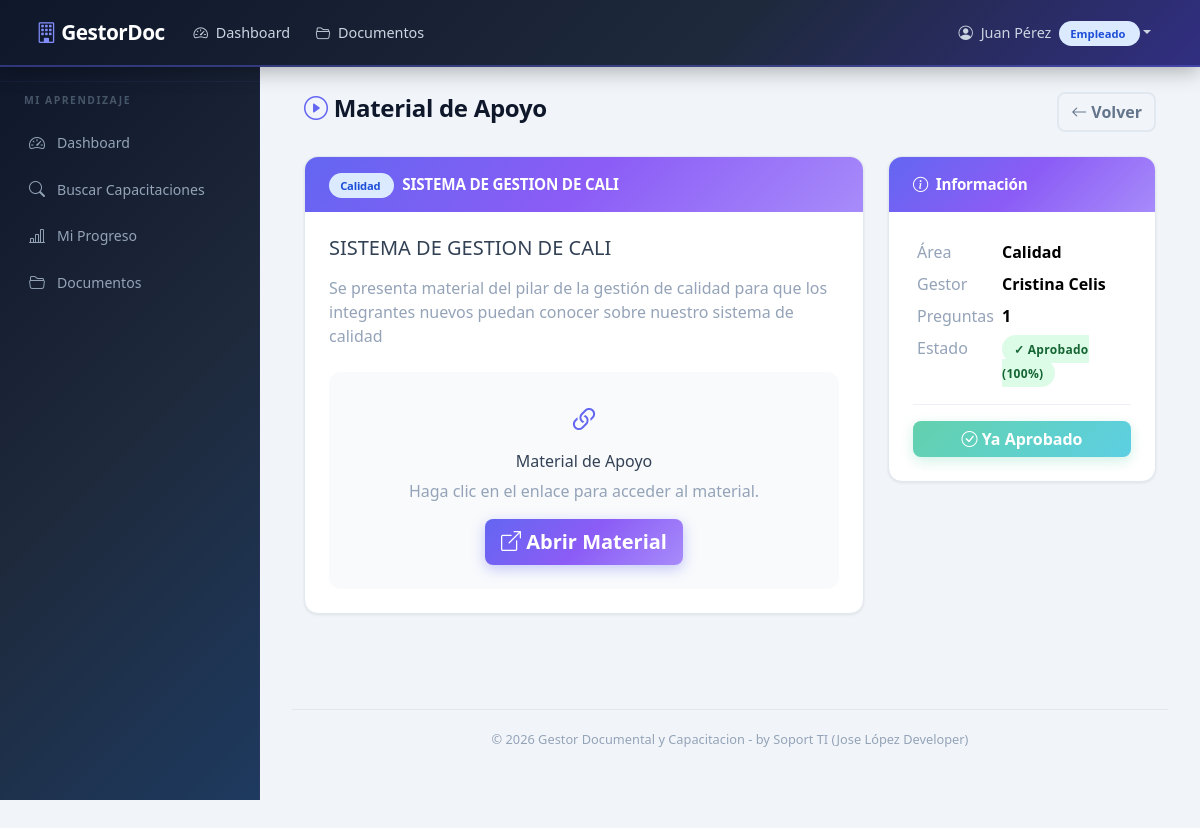
/capacitacion/4/material (signed in), run on the app's committed database.
### models.py (models this page shows, shortened)
class User(UserMixin, db.Model):
    __tablename__ = 'user'
    id = db.Column(db.Integer, primary_key=True)
    username = db.Column(db.String(80), unique=True, nullable=False)
    password_hash = db.Column(db.String(256), nullable=False)
    nombres = db.Column(db.String(120), nullable=False, default='')
    apellidos = db.Column(db.String(120), nullable=False, default='')
    role = db.Column(db.String(20), nullable=False, default='Empleado')
    activo = db.Column(db.Boolean, default=True)
    fecha_creacion = db.Column(db.DateTime, default=datetime.utcnow)
    gestor = db.relationship('Gestor', backref='user', uselist=False, lazy=True)
    empleado = db.relationship('Empleado', backref='user', uselist=False, lazy=True)
    @property
    def nombre_completo(self):
        return f'{self.nombres} {self.apellidos}'.strip()

class Area(db.Model):
    __tablename__ = 'area'
    id = db.Column(db.Integer, primary_key=True)
    nombre_area = db.Column(db.String(100), unique=True, nullable=False)
    gestores = db.relationship('Gestor', backref='area', lazy=True)
    documentos = db.relationship('Documento', backref='area', lazy=True)
    capacitaciones = db.relationship('Capacitacion', backref='area', lazy=True)

class Capacitacion(db.Model):
    __tablename__ = 'capacitacion'
    id = db.Column(db.Integer, primary_key=True)
    titulo = db.Column(db.String(200), nullable=False)
    descripcion = db.Column(db.Text, default='')
    area_id = db.Column(db.Integer, db.ForeignKey('area.id'), nullable=False)
    gestor_id = db.Column(db.Integer, db.ForeignKey('gestor.id'), nullable=False)
    material_link = db.Column(db.String(500), default='')  # Video/PDF link
    activa = db.Column(db.Boolean, default=True)
    fecha_creacion = db.Column(db.DateTime, default=datetime.utcnow)
    preguntas = db.relationship('Pregunta', backref='capacitacion', lazy=True,
                                cascade='all, delete-orphan')
    progreso = db.relationship('ProgresoCapacitacion', backref='capacitacion', lazy=True)

class ProgresoCapacitacion(db.Model):
    __tablename__ = 'progreso_capacitacion'
    id = db.Column(db.Integer, primary_key=True)
    empleado_id = db.Column(
        db.Integer, db.ForeignKey('empleado.id'), nullable=False
    )
    capacitacion_id = db.Column(
        db.Integer, db.ForeignKey('capacitacion.id'), nullable=False
    )
    calificacion = db.Column(db.Integer, default=0)  # 0-100
    estado = db.Column(db.String(20), default='Pendiente')  # Pendiente/Aprobado
    fecha_completado = db.Column(db.DateTime, nullable=True)
    respuestas_json = db.Column(db.Text, default='')  # JSON con las respuestas dadas
    __table_args__ = (
        db.UniqueConstraint(
            'empleado_id', 'capacitacion_id',
            name='uq_empleado_capacitacion'
        ),
    )

### routes/empleado.py (the view)
@empleado_bp.route('/capacitacion/<int:capacitacion_id>/material')
@login_required
def ver_material(capacitacion_id):
    if current_user.role != 'Empleado':
        flash('Acceso no autorizado.', 'danger')
        return redirect(url_for('main.dashboard'))
    empleado = get_empleado()
    cap = Capacitacion.query.get_or_404(capacitacion_id)
    progreso = ProgresoCapacitacion.query.filter_by(
        empleado_id=empleado.id,
        capacitacion_id=cap.id
    ).first()
    return render_template('empleado/ver_material.html',
                           capacitacion=cap,
                           progreso=progreso,
                           empleado=empleado)

### templates/empleado/ver_material.html (shortened to what this page needs)
{% extends "base.html" %}
{% block content %}
<div class="container-fluid">
    <div class="d-flex justify-content-between align-items-center mb-4">
        <h4>
            <i class="bi bi-play-circle"></i> Material de Apoyo
        </h4>
        <a href="{{ url_for('empleado.listar_capacitaciones') }}" class="btn btn-outline-secondary">
            <i class="bi bi-arrow-left"></i> Volver
        </a>
    </div>
    <div class="row">
        <div class="col-md-8">
            <div class="card-custom">
                <div class="card-header">
                    <span class="badge-role me-2" style="background:#dbeafe;color:#1d4ed8;">
                        {{ capacitacion.area.nombre_area }}
                    </span>
                    {{ capacitacion.titulo }}
                </div>
                <div class="card-body">
                    <h5 class="mb-3">{{ capacitacion.titulo }}</h5>
                    <p class="text-muted">{{ capacitacion.descripcion }}</p>
                    {% if capacitacion.material_link %}
                    <div class="mt-4 p-4 text-center" style="background:#f8fafc;border-radius:12px;">
                        <i class="bi bi-link-45deg" style="font-size:2rem;color:var(--primary);"></i>
                        <h6 class="mt-2">Material de Apoyo</h6>
                        <p class="text-muted mb-3">Haga clic en el enlace para acceder al material.</p>
                        <a href="{{ capacitacion.material_link }}" target="_blank"
                           class="btn btn-primary btn-lg">
                            <i class="bi bi-box-arrow-up-right"></i> Abrir Material
                        </a>
                    </div>
                    {% else %}
                    <div class="mt-4 p-4 text-center" style="background:#f8fafc;border-radius:12px;">
                        <i class="bi bi-x-circle" style="font-size:2rem;color:var(--gray);"></i>
                        <h6 class="mt-2 text-muted">Sin material adjunto</h6>
                        <p class="text-muted">El gestor aún no ha subido material de apoyo.</p>
                    </div>
                    {% endif %}
                </div>
            </div>
        </div>
        <div class="col-md-4">
            <div class="card-custom">
                <div class="card-header">
                    <i class="bi bi-info-circle"></i> Información
                </div>
                <div class="card-body">
                    <table class="table table-sm table-borderless mb-0">
                        <tr>
                            <td class="text-muted">Área</td>
                            <td class="fw-semibold">{{ capacitacion.area.nombre_area }}</td>
                        </tr>
                        <tr>
                            <td class="text-muted">Gestor</td>
                            <td class="fw-semibold">{{ capacitacion.gestor.user.nombre_completo }}</td>
                        </tr>
                        <tr>
                            <td class="text-muted">Preguntas</td>
                            <td class="fw-semibold">{{ capacitacion.preguntas | length }}</td>
                        </tr>
                        <tr>
                            <td class="text-muted">Estado</td>
                            <td>
                                {% if progreso %}
                                    {% if progreso.estado == 'Aprobado' %}
                                        <span class="badge-estado badge-aprobado">✓ Aprobado ({{ progreso.calificacion }}%)</span>
                                    {% else %}
                                        <span class="badge-estado badge-pendiente">Pendiente ({{ progreso.calificacion }}%)</span>
                                    {% endif %}
                                {% else %}
                                    <span class="text-muted">No iniciado</span>
                                {% endif %}
                            </td>
                        </tr>
                    </table>
                    <hr>
                    {% if not progreso or progreso.estado != 'Aprobado' %}
                    <a href="{{ url_for('empleado.rendir_evaluacion', capacitacion_id=capacitacion.id) }}"
                       class="btn btn-primary w-100">
                        <i class="bi bi-pencil"></i>
                        {% if progreso %} Reintentar Evaluación {% else %} Iniciar Evaluación {% endif %}
                    </a>
                    {% else %}
                    <button class="btn btn-success w-100" disabled>
                        <i class="bi bi-check-circle"></i> Ya Aprobado
                    </button>
                    {% endif %}
                </div>
            </div>
        </div>
    </div>
</div>
{% endblock %}

### templates/base.html (shortened to what this page needs)
<!DOCTYPE html>
<html lang="es">
<head>
    <link href="https://cdn.jsdelivr.net/npm/bootstrap@5.3.3/dist/css/bootstrap.min.css" rel="stylesheet">
    <link href="https://cdn.jsdelivr.net/npm/bootstrap-icons@1.11.3/font/bootstrap-icons.min.css" rel="stylesheet">
    <link href="{{ url_for('static', filename='css/style.css') }}" rel="stylesheet">
</head>
<body>
    {% if current_user.is_authenticated %}
    <nav class="navbar navbar-expand-lg navbar-dark navbar-custom fixed-top">
        <div class="container-fluid">
            <a class="navbar-brand" href="{{ url_for('main.dashboard') }}">
                <i class="bi bi-building"></i> GestorDoc
            </a>
            <div class="collapse navbar-collapse" id="navbarNav">
                <ul class="navbar-nav me-auto">
                    <li class="nav-item">
                        <a class="nav-link" href="{{ url_for('main.dashboard') }}">
                            <i class="bi bi-speedometer2"></i> Dashboard
                        </a>
                    </li>
                    <li class="nav-item">
                        <a class="nav-link" href="{{ url_for('documentos.listar') }}">
                            <i class="bi bi-folder2-open"></i> Documentos
                        </a>
                    </li>
                </ul>
                <ul class="navbar-nav">
                    <li class="nav-item dropdown">
                        <a class="nav-link dropdown-toggle" href="#" role="button"
                           data-bs-toggle="dropdown">
                            <i class="bi bi-person-circle"></i>
                            {{ current_user.nombre_completo }}
                            <span class="badge-role"
                                  style="background:#dbeafe;color:#1d4ed8;margin-left:4px;">
                                {{ current_user.role | role_label }}
                            </span>
                        </a>
                    </li>
                </ul>
            </div>
        </div>
    </nav>
    <div class="sidebar">
        {% if current_user.role == 'Admin' %}
        <div class="sidebar-heading">Administración</div>
        <a href="{{ url_for('main.dashboard') }}" class="nav-link">
            <i class="bi bi-speedometer2"></i> Dashboard
        </a>
        <a href="{{ url_for('admin.listar_empleados') }}" class="nav-link">
            <i class="bi bi-people"></i> Empleados
        </a>
        <a href="{{ url_for('admin.listar_gestores') }}" class="nav-link">
            <i class="bi bi-person-badge"></i> Gestores
        </a>
        <a href="{{ url_for('rrhh.panel') }}" class="nav-link">
            <i class="bi bi-people"></i> Panel RRHH
        </a>
        <a href="{{ url_for('documentos.listar') }}" class="nav-link">
            <i class="bi bi-folder2-open"></i> Documentos
        </a>
        <a href="{{ url_for('documentos.subir') }}" class="nav-link">
            <i class="bi bi-upload"></i> Subir Documento
        </a>
        <a href="{{ url_for('rrhh.reporte') }}" class="nav-link">
            <i class="bi bi-graph-up"></i> Reportes
        </a>
        {% elif current_user.role == 'Empleado' %}
        <div class="sidebar-heading">Mi Aprendizaje</div>
        <a href="{{ url_for('main.dashboard') }}" class="nav-link">
            <i class="bi bi-speedometer2"></i> Dashboard
        </a>
        <a href="{{ url_for('empleado.listar_capacitaciones') }}" class="nav-link">
            <i class="bi bi-search"></i> Buscar Capacitaciones
        </a>
        <a href="{{ url_for('empleado.mi_progreso') }}" class="nav-link">
            <i class="bi bi-bar-chart-line"></i> Mi Progreso
        </a>
        <a href="{{ url_for('documentos.listar') }}" class="nav-link">
            <i class="bi bi-folder2-open"></i> Documentos
        </a>
        {% endif %}
    </div>
    {% endif %}
    {% if current_user.is_authenticated %}
    <div class="main-content">
    {% endif %}
        {% block content %}{% endblock %}
    {% if current_user.is_authenticated %}
        <div class="footer">
            © 2026 Gestor Documental y Capacitacion - by Soport TI (Jose López Developer)
        </div>
    </div>
    {% endif %}
</body>
</html>

### data on the page
User: nombre_completo "Juan Pérez", role|role_label "Empleado"
Area: area.nombre_area "Calidad"
Capacitacion: titulo "SISTEMA DE GESTION DE CALI", descripcion "Se presenta material del pilar de la gestión de calidad para que los integrantes nuevos puedan conocer sobre nuestro sistema de calidad"
User: gestor.user.nombre_completo "Cristina Celis"
ProgresoCapacitacion: calificacion "100"

### other printed values
{{ capacitacion.preguntas | length }} "1"
